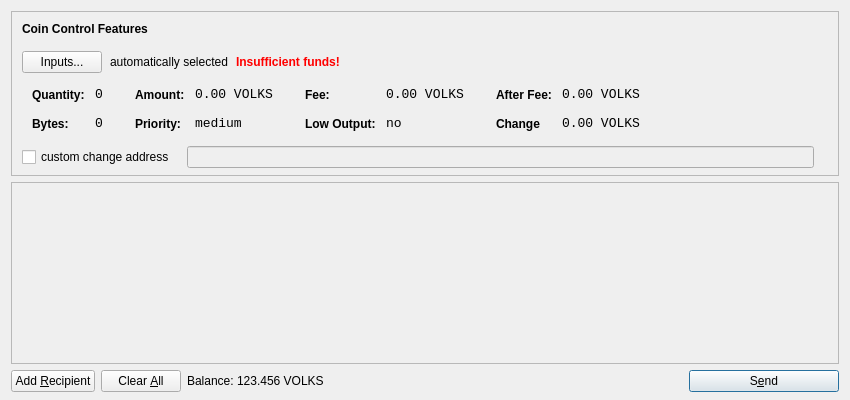
<?xml version="1.0" encoding="UTF-8"?>
<ui version="4.0">
 <class>SendCoinsDialog</class>
 <widget class="QDialog" name="SendCoinsDialog">
  <property name="geometry">
   <rect>
    <x>0</x>
    <y>0</y>
    <width>850</width>
    <height>400</height>
   </rect>
  </property>
  <property name="windowTitle">
   <string>Send Coins</string>
  </property>
  <layout class="QVBoxLayout" name="verticalLayout" stretch="0,1,0">
   <property name="bottomMargin">
    <number>8</number>
   </property>
   <item>
    <widget class="QFrame" name="frameCoinControl">
     <property name="sizePolicy">
      <sizepolicy hsizetype="Expanding" vsizetype="Expanding">
       <horstretch>0</horstretch>
       <verstretch>0</verstretch>
      </sizepolicy>
     </property>
     <property name="maximumSize">
      <size>
       <width>16777215</width>
       <height>16777215</height>
      </size>
     </property>
     <property name="frameShape">
      <enum>QFrame::StyledPanel</enum>
     </property>
     <property name="frameShadow">
      <enum>QFrame::Sunken</enum>
     </property>
     <layout class="QVBoxLayout" name="verticalLayoutCoinControl2">
      <property name="spacing">
       <number>-1</number>
      </property>
      <property name="leftMargin">
       <number>0</number>
      </property>
      <property name="topMargin">
       <number>0</number>
      </property>
      <property name="rightMargin">
       <number>0</number>
      </property>
      <property name="bottomMargin">
       <number>6</number>
      </property>
      <item>
       <layout class="QVBoxLayout" name="verticalLayoutCoinControl" stretch="0,0,0,0,1">
        <property name="spacing">
         <number>0</number>
        </property>
        <property name="leftMargin">
         <number>10</number>
        </property>
        <property name="topMargin">
         <number>10</number>
        </property>
        <item>
         <layout class="QHBoxLayout" name="horizontalLayoutCoinControl1">
          <property name="bottomMargin">
           <number>15</number>
          </property>
          <item>
           <widget class="QLabel" name="labelCoinControlFeatures">
            <property name="sizePolicy">
             <sizepolicy hsizetype="Preferred" vsizetype="Maximum">
              <horstretch>0</horstretch>
              <verstretch>0</verstretch>
             </sizepolicy>
            </property>
            <property name="font">
             <font>
              <weight>75</weight>
              <bold>true</bold>
             </font>
            </property>
            <property name="styleSheet">
             <string notr="true">font-weight:bold;</string>
            </property>
            <property name="text">
             <string>Coin Control Features</string>
            </property>
           </widget>
          </item>
         </layout>
        </item>
        <item>
         <layout class="QHBoxLayout" name="horizontalLayoutCoinControl2" stretch="0,0,0,0">
          <property name="spacing">
           <number>8</number>
          </property>
          <property name="bottomMargin">
           <number>10</number>
          </property>
          <item>
           <widget class="QPushButton" name="pushButtonCoinControl">
            <property name="styleSheet">
             <string notr="true"/>
            </property>
            <property name="text">
             <string>Inputs...</string>
            </property>
           </widget>
          </item>
          <item>
           <widget class="QLabel" name="labelCoinControlAutomaticallySelected">
            <property name="text">
             <string>automatically selected</string>
            </property>
            <property name="margin">
             <number>5</number>
            </property>
           </widget>
          </item>
          <item>
           <widget class="QLabel" name="labelCoinControlInsuffFunds">
            <property name="font">
             <font>
              <weight>75</weight>
              <bold>true</bold>
             </font>
            </property>
            <property name="styleSheet">
             <string notr="true">color:red;font-weight:bold;</string>
            </property>
            <property name="text">
             <string>Insufficient funds!</string>
            </property>
            <property name="margin">
             <number>5</number>
            </property>
           </widget>
          </item>
          <item>
           <spacer name="horizontalSpacerCoinControl">
            <property name="orientation">
             <enum>Qt::Horizontal</enum>
            </property>
            <property name="sizeHint" stdset="0">
             <size>
              <width>40</width>
              <height>1</height>
             </size>
            </property>
           </spacer>
          </item>
         </layout>
        </item>
        <item>
         <widget class="QWidget" name="widgetCoinControl" native="true">
          <property name="sizePolicy">
           <sizepolicy hsizetype="Preferred" vsizetype="Preferred">
            <horstretch>0</horstretch>
            <verstretch>0</verstretch>
           </sizepolicy>
          </property>
          <property name="minimumSize">
           <size>
            <width>0</width>
            <height>0</height>
           </size>
          </property>
          <property name="styleSheet">
           <string notr="true"/>
          </property>
          <layout class="QHBoxLayout" name="horizontalLayoutCoinControl5">
           <property name="margin">
            <number>0</number>
           </property>
           <item>
            <layout class="QHBoxLayout" name="horizontalLayoutCoinControl3" stretch="0,0,0,1">
             <property name="spacing">
              <number>20</number>
             </property>
             <property name="topMargin">
              <number>0</number>
             </property>
             <property name="bottomMargin">
              <number>10</number>
             </property>
             <item>
              <layout class="QFormLayout" name="formLayoutCoinControl1">
               <property name="horizontalSpacing">
                <number>10</number>
               </property>
               <property name="verticalSpacing">
                <number>14</number>
               </property>
               <property name="leftMargin">
                <number>10</number>
               </property>
               <property name="topMargin">
                <number>4</number>
               </property>
               <property name="rightMargin">
                <number>6</number>
               </property>
               <item row="0" column="0">
                <widget class="QLabel" name="labelCoinControlQuantityText">
                 <property name="styleSheet">
                  <string notr="true">font-weight:bold;</string>
                 </property>
                 <property name="text">
                  <string>Quantity:</string>
                 </property>
                 <property name="margin">
                  <number>0</number>
                 </property>
                </widget>
               </item>
               <item row="0" column="1">
                <widget class="QLabel" name="labelCoinControlQuantity">
                 <property name="font">
                  <font>
                   <family>Monospace</family>
                   <pointsize>10</pointsize>
                  </font>
                 </property>
                 <property name="cursor">
                  <cursorShape>IBeamCursor</cursorShape>
                 </property>
                 <property name="contextMenuPolicy">
                  <enum>Qt::ActionsContextMenu</enum>
                 </property>
                 <property name="text">
                  <string>0</string>
                 </property>
                 <property name="margin">
                  <number>0</number>
                 </property>
                 <property name="textInteractionFlags">
                  <set>Qt::LinksAccessibleByMouse|Qt::TextSelectableByKeyboard|Qt::TextSelectableByMouse</set>
                 </property>
                </widget>
               </item>
               <item row="1" column="0">
                <widget class="QLabel" name="labelCoinControlBytesText">
                 <property name="styleSheet">
                  <string notr="true">font-weight:bold;</string>
                 </property>
                 <property name="text">
                  <string>Bytes:</string>
                 </property>
                </widget>
               </item>
               <item row="1" column="1">
                <widget class="QLabel" name="labelCoinControlBytes">
                 <property name="font">
                  <font>
                   <family>Monospace</family>
                   <pointsize>10</pointsize>
                  </font>
                 </property>
                 <property name="cursor">
                  <cursorShape>IBeamCursor</cursorShape>
                 </property>
                 <property name="contextMenuPolicy">
                  <enum>Qt::ActionsContextMenu</enum>
                 </property>
                 <property name="text">
                  <string>0</string>
                 </property>
                 <property name="textInteractionFlags">
                  <set>Qt::LinksAccessibleByMouse|Qt::TextSelectableByKeyboard|Qt::TextSelectableByMouse</set>
                 </property>
                </widget>
               </item>
              </layout>
             </item>
             <item>
              <layout class="QFormLayout" name="formLayoutCoinControl2">
               <property name="horizontalSpacing">
                <number>10</number>
               </property>
               <property name="verticalSpacing">
                <number>14</number>
               </property>
               <property name="leftMargin">
                <number>6</number>
               </property>
               <property name="topMargin">
                <number>4</number>
               </property>
               <property name="rightMargin">
                <number>6</number>
               </property>
               <item row="0" column="0">
                <widget class="QLabel" name="labelCoinControlAmountText">
                 <property name="styleSheet">
                  <string notr="true">font-weight:bold;</string>
                 </property>
                 <property name="text">
                  <string>Amount:</string>
                 </property>
                 <property name="margin">
                  <number>0</number>
                 </property>
                </widget>
               </item>
               <item row="0" column="1">
                <widget class="QLabel" name="labelCoinControlAmount">
                 <property name="font">
                  <font>
                   <family>Monospace</family>
                   <pointsize>10</pointsize>
                  </font>
                 </property>
                 <property name="cursor">
                  <cursorShape>IBeamCursor</cursorShape>
                 </property>
                 <property name="contextMenuPolicy">
                  <enum>Qt::ActionsContextMenu</enum>
                 </property>
                 <property name="text">
                  <string>0.00 VOLKS</string>
                 </property>
                 <property name="textInteractionFlags">
                  <set>Qt::LinksAccessibleByMouse|Qt::TextSelectableByKeyboard|Qt::TextSelectableByMouse</set>
                 </property>
                </widget>
               </item>
               <item row="1" column="0">
                <widget class="QLabel" name="labelCoinControlPriorityText">
                 <property name="styleSheet">
                  <string notr="true">font-weight:bold;</string>
                 </property>
                 <property name="text">
                  <string>Priority:</string>
                 </property>
                </widget>
               </item>
               <item row="1" column="1">
                <widget class="QLabel" name="labelCoinControlPriority">
                 <property name="font">
                  <font>
                   <family>Monospace</family>
                   <pointsize>10</pointsize>
                  </font>
                 </property>
                 <property name="cursor">
                  <cursorShape>IBeamCursor</cursorShape>
                 </property>
                 <property name="contextMenuPolicy">
                  <enum>Qt::ActionsContextMenu</enum>
                 </property>
                 <property name="text">
                  <string>medium</string>
                 </property>
                 <property name="textInteractionFlags">
                  <set>Qt::LinksAccessibleByMouse|Qt::TextSelectableByKeyboard|Qt::TextSelectableByMouse</set>
                 </property>
                </widget>
               </item>
              </layout>
             </item>
             <item>
              <layout class="QFormLayout" name="formLayoutCoinControl3">
               <property name="horizontalSpacing">
                <number>10</number>
               </property>
               <property name="verticalSpacing">
                <number>14</number>
               </property>
               <property name="leftMargin">
                <number>6</number>
               </property>
               <property name="topMargin">
                <number>4</number>
               </property>
               <property name="rightMargin">
                <number>6</number>
               </property>
               <item row="0" column="0">
                <widget class="QLabel" name="labelCoinControlFeeText">
                 <property name="styleSheet">
                  <string notr="true">font-weight:bold;</string>
                 </property>
                 <property name="text">
                  <string>Fee:</string>
                 </property>
                 <property name="margin">
                  <number>0</number>
                 </property>
                </widget>
               </item>
               <item row="0" column="1">
                <widget class="QLabel" name="labelCoinControlFee">
                 <property name="font">
                  <font>
                   <family>Monospace</family>
                   <pointsize>10</pointsize>
                  </font>
                 </property>
                 <property name="cursor">
                  <cursorShape>IBeamCursor</cursorShape>
                 </property>
                 <property name="contextMenuPolicy">
                  <enum>Qt::ActionsContextMenu</enum>
                 </property>
                 <property name="text">
                  <string>0.00 VOLKS</string>
                 </property>
                 <property name="textInteractionFlags">
                  <set>Qt::LinksAccessibleByMouse|Qt::TextSelectableByKeyboard|Qt::TextSelectableByMouse</set>
                 </property>
                </widget>
               </item>
               <item row="1" column="0">
                <widget class="QLabel" name="labelCoinControlLowOutputText">
                 <property name="styleSheet">
                  <string notr="true">font-weight:bold;</string>
                 </property>
                 <property name="text">
                  <string>Low Output:</string>
                 </property>
                </widget>
               </item>
               <item row="1" column="1">
                <widget class="QLabel" name="labelCoinControlLowOutput">
                 <property name="font">
                  <font>
                   <family>Monospace</family>
                   <pointsize>10</pointsize>
                  </font>
                 </property>
                 <property name="cursor">
                  <cursorShape>IBeamCursor</cursorShape>
                 </property>
                 <property name="contextMenuPolicy">
                  <enum>Qt::ActionsContextMenu</enum>
                 </property>
                 <property name="text">
                  <string>no</string>
                 </property>
                 <property name="textInteractionFlags">
                  <set>Qt::LinksAccessibleByMouse|Qt::TextSelectableByKeyboard|Qt::TextSelectableByMouse</set>
                 </property>
                </widget>
               </item>
              </layout>
             </item>
             <item>
              <layout class="QFormLayout" name="formLayoutCoinControl4">
               <property name="horizontalSpacing">
                <number>10</number>
               </property>
               <property name="verticalSpacing">
                <number>14</number>
               </property>
               <property name="leftMargin">
                <number>6</number>
               </property>
               <property name="topMargin">
                <number>4</number>
               </property>
               <property name="rightMargin">
                <number>6</number>
               </property>
               <item row="0" column="0">
                <widget class="QLabel" name="labelCoinControlAfterFeeText">
                 <property name="styleSheet">
                  <string notr="true">font-weight:bold;</string>
                 </property>
                 <property name="text">
                  <string>After Fee:</string>
                 </property>
                 <property name="margin">
                  <number>0</number>
                 </property>
                </widget>
               </item>
               <item row="0" column="1">
                <widget class="QLabel" name="labelCoinControlAfterFee">
                 <property name="font">
                  <font>
                   <family>Monospace</family>
                   <pointsize>10</pointsize>
                  </font>
                 </property>
                 <property name="cursor">
                  <cursorShape>IBeamCursor</cursorShape>
                 </property>
                 <property name="contextMenuPolicy">
                  <enum>Qt::ActionsContextMenu</enum>
                 </property>
                 <property name="text">
                  <string>0.00 VOLKS</string>
                 </property>
                 <property name="textInteractionFlags">
                  <set>Qt::LinksAccessibleByMouse|Qt::TextSelectableByKeyboard|Qt::TextSelectableByMouse</set>
                 </property>
                </widget>
               </item>
               <item row="1" column="0">
                <widget class="QLabel" name="labelCoinControlChangeText">
                 <property name="styleSheet">
                  <string notr="true">font-weight:bold;</string>
                 </property>
                 <property name="text">
                  <string>Change</string>
                 </property>
                </widget>
               </item>
               <item row="1" column="1">
                <widget class="QLabel" name="labelCoinControlChange">
                 <property name="font">
                  <font>
                   <family>Monospace</family>
                   <pointsize>10</pointsize>
                  </font>
                 </property>
                 <property name="cursor">
                  <cursorShape>IBeamCursor</cursorShape>
                 </property>
                 <property name="contextMenuPolicy">
                  <enum>Qt::ActionsContextMenu</enum>
                 </property>
                 <property name="text">
                  <string>0.00 VOLKS</string>
                 </property>
                 <property name="textInteractionFlags">
                  <set>Qt::LinksAccessibleByMouse|Qt::TextSelectableByKeyboard|Qt::TextSelectableByMouse</set>
                 </property>
                </widget>
               </item>
              </layout>
             </item>
            </layout>
           </item>
          </layout>
         </widget>
        </item>
        <item>
         <layout class="QHBoxLayout" name="horizontalLayoutCoinControl4" stretch="0,0,0">
          <property name="spacing">
           <number>12</number>
          </property>
          <property name="sizeConstraint">
           <enum>QLayout::SetDefaultConstraint</enum>
          </property>
          <property name="topMargin">
           <number>5</number>
          </property>
          <property name="rightMargin">
           <number>5</number>
          </property>
          <item>
           <widget class="QCheckBox" name="checkBoxCoinControlChange">
            <property name="text">
             <string>custom change address</string>
            </property>
           </widget>
          </item>
          <item>
           <widget class="QLineEdit" name="lineEditCoinControlChange">
            <property name="enabled">
             <bool>false</bool>
            </property>
            <property name="sizePolicy">
             <sizepolicy hsizetype="Expanding" vsizetype="Fixed">
              <horstretch>0</horstretch>
              <verstretch>0</verstretch>
             </sizepolicy>
            </property>
           </widget>
          </item>
          <item>
           <widget class="QLabel" name="labelCoinControlChangeLabel">
            <property name="sizePolicy">
             <sizepolicy hsizetype="Preferred" vsizetype="Expanding">
              <horstretch>0</horstretch>
              <verstretch>0</verstretch>
             </sizepolicy>
            </property>
            <property name="minimumSize">
             <size>
              <width>0</width>
              <height>0</height>
             </size>
            </property>
            <property name="text">
             <string/>
            </property>
            <property name="margin">
             <number>3</number>
            </property>
           </widget>
          </item>
         </layout>
        </item>
        <item>
         <spacer name="verticalSpacerCoinControl">
          <property name="orientation">
           <enum>Qt::Vertical</enum>
          </property>
          <property name="sizeHint" stdset="0">
           <size>
            <width>800</width>
            <height>1</height>
           </size>
          </property>
         </spacer>
        </item>
       </layout>
      </item>
     </layout>
    </widget>
   </item>
   <item>
    <widget class="QScrollArea" name="scrollArea">
     <property name="widgetResizable">
      <bool>true</bool>
     </property>
     <widget class="QWidget" name="scrollAreaWidgetContents">
      <property name="geometry">
       <rect>
        <x>0</x>
        <y>0</y>
        <width>830</width>
        <height>165</height>
       </rect>
      </property>
      <layout class="QVBoxLayout" name="verticalLayout_2">
       <property name="margin">
        <number>0</number>
       </property>
       <item>
        <layout class="QVBoxLayout" name="entries">
         <property name="spacing">
          <number>6</number>
         </property>
        </layout>
       </item>
       <item>
        <spacer name="verticalSpacer">
         <property name="orientation">
          <enum>Qt::Vertical</enum>
         </property>
         <property name="sizeHint" stdset="0">
          <size>
           <width>20</width>
           <height>40</height>
          </size>
         </property>
        </spacer>
       </item>
      </layout>
     </widget>
    </widget>
   </item>
   <item>
    <layout class="QHBoxLayout" name="horizontalLayout">
     <item>
      <widget class="QPushButton" name="addButton">
       <property name="toolTip">
        <string>Send to multiple recipients at once</string>
       </property>
       <property name="text">
        <string>Add &amp;Recipient</string>
       </property>
       <property name="icon">
        <iconset resource="../bitcoin.qrc">
         <normaloff>:/icons/add</normaloff>:/icons/add</iconset>
       </property>
       <property name="autoDefault">
        <bool>false</bool>
       </property>
      </widget>
     </item>
     <item>
      <widget class="QPushButton" name="clearButton">
       <property name="sizePolicy">
        <sizepolicy hsizetype="Minimum" vsizetype="Fixed">
         <horstretch>0</horstretch>
         <verstretch>0</verstretch>
        </sizepolicy>
       </property>
       <property name="toolTip">
        <string>Remove all transaction fields</string>
       </property>
       <property name="text">
        <string>Clear &amp;All</string>
       </property>
       <property name="icon">
        <iconset resource="../bitcoin.qrc">
         <normaloff>:/icons/remove</normaloff>:/icons/remove</iconset>
       </property>
       <property name="autoRepeatDelay">
        <number>300</number>
       </property>
       <property name="autoDefault">
        <bool>false</bool>
       </property>
      </widget>
     </item>
     <item>
      <layout class="QHBoxLayout" name="horizontalLayout_2">
       <property name="spacing">
        <number>3</number>
       </property>
       <item>
        <widget class="QLabel" name="label">
         <property name="sizePolicy">
          <sizepolicy hsizetype="Preferred" vsizetype="Fixed">
           <horstretch>0</horstretch>
           <verstretch>0</verstretch>
          </sizepolicy>
         </property>
         <property name="text">
          <string>Balance:</string>
         </property>
        </widget>
       </item>
       <item>
        <widget class="QLabel" name="labelBalance">
         <property name="sizePolicy">
          <sizepolicy hsizetype="Preferred" vsizetype="Fixed">
           <horstretch>0</horstretch>
           <verstretch>0</verstretch>
          </sizepolicy>
         </property>
         <property name="cursor">
          <cursorShape>IBeamCursor</cursorShape>
         </property>
         <property name="text">
          <string>123.456 VOLKS</string>
         </property>
         <property name="textInteractionFlags">
          <set>Qt::LinksAccessibleByMouse|Qt::TextSelectableByKeyboard|Qt::TextSelectableByMouse</set>
         </property>
        </widget>
       </item>
      </layout>
     </item>
     <item>
      <spacer name="horizontalSpacer">
       <property name="orientation">
        <enum>Qt::Horizontal</enum>
       </property>
       <property name="sizeHint" stdset="0">
        <size>
         <width>40</width>
         <height>20</height>
        </size>
       </property>
      </spacer>
     </item>
     <item>
      <widget class="QPushButton" name="sendButton">
       <property name="minimumSize">
        <size>
         <width>150</width>
         <height>0</height>
        </size>
       </property>
       <property name="toolTip">
        <string>Confirm the send action</string>
       </property>
       <property name="text">
        <string>S&amp;end</string>
       </property>
       <property name="icon">
        <iconset resource="../bitcoin.qrc">
         <normaloff>:/icons/send</normaloff>:/icons/send</iconset>
       </property>
       <property name="default">
        <bool>true</bool>
       </property>
      </widget>
     </item>
    </layout>
   </item>
  </layout>
 </widget>
 <resources>
  <include location="../bitcoin.qrc"/>
 </resources>
 <connections/>
</ui>
